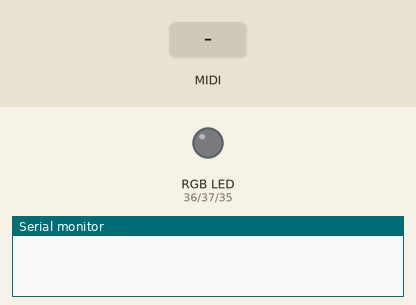
Recording of a sketch running on a simulated Teensy 4. Shown: an RGB LED mixed from three pins (HIGH = lit), the last lines printed to the serial monitor. Inputs (shaded band) come from the test bench.

Above: at 1.2 s.
1.3 s: MIDI note 60 received
At 1.45 s:
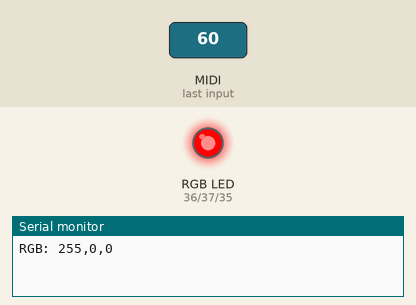
Timing chart, 0 to 4.3 s (numbered marks = the images above; inputs shaded):
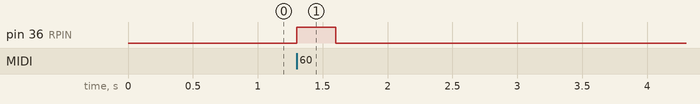

The sketch:

RGBMidi.ino
```cpp
#include "RGB.h"

#define RPIN 36
#define GPIN 37
#define BPIN 35

RGB rgb(RPIN, GPIN, BPIN);

void setup()
{
  rgb.init();
  rgb.set(0, 0, 0);

  Serial.begin(9600);
  usbMIDI.setHandleNoteOn(rgbOn);
  usbMIDI.setHandleNoteOff(rgbOff);
}

void loop()
{
  usbMIDI.read();
}

void rgbOn(byte channel, byte note, byte velocity)
{
  if (note == 60)
  {
    rgb.setRed(255);
  }
  else if (note == 61)
  {
    rgb.setGreen(255);
  }
  else if (note == 62)
  {
    rgb.setBlue(255);
  }
  printRGB();
}

void rgbOff(byte channel, byte note, byte velocity)
{
  if (note == 60)
  {
    rgb.setRed(0);
  }
  else if (note == 61)
  {
    rgb.setGreen(0);
  }
  else if (note == 62)
  {
    rgb.setBlue(0);
  }
  printRGB();
}

void printRGB() {
  Serial.print("RGB: ");
  Serial.print(rgb.getRed());
  Serial.print(",");
  Serial.print(rgb.getGreen());
  Serial.print(",");
  Serial.println(rgb.getBlue());
}
```

RGB.cpp
```cpp
/*
 * RGB.h - RGB LED handler class
 * Created by JP Yepez, Jul 2020.
 * Victoria University of Wellington
*/

#include "Arduino.h"
#include "RGB.h"

RGB::RGB(int rPin, int gPin, int bPin) : redVal(0), greenVal(0), blueVal(0)
{

    redPin = rPin;
    greenPin = gPin;
    bluePin = bPin;
}

void RGB::init()
{
    pinMode(redPin, OUTPUT);
    pinMode(greenPin, OUTPUT);
    pinMode(bluePin, OUTPUT);
}

void RGB::init(int rPin, int gPin, int bPin)
{
    pinMode(rPin, OUTPUT);
    pinMode(gPin, OUTPUT);
    pinMode(bPin, OUTPUT);
}

void RGB::set(int rValue, int gValue, int bValue)
{
    redVal = rValue;
    greenVal = gValue;
    blueVal = bValue;
    analogWrite(redPin, rValue);
    analogWrite(greenPin, gValue);
    analogWrite(bluePin, bValue);
}

void RGB::setRed(int rValue)
{
    redVal = rValue;
    analogWrite(redPin, rValue);
}

void RGB::setGreen(int gValue)
{
    greenVal = gValue;
    analogWrite(greenPin, gValue);
}

void RGB::setBlue(int bValue)
{
    blueVal = bValue;
    analogWrite(bluePin, bValue);
}
```

RGB.h
```cpp
/*
 * RGB.h - RGB LED handler class
 * Created by JP Yepez, Jul 2020.
 * Victoria University of Wellington
*/

#ifndef RGB_h
#define RGB_h

#include "Arduino.h"

class RGB
{
private:
    int redPin;
    int greenPin;
    int bluePin;
    int redVal;
    int greenVal;
    int blueVal;

public:
    RGB(int, int, int);

    void init();
    void init(int, int, int);
    void set(int, int, int);

    void setRed(int);
    void setGreen(int);
    void setBlue(int);

    int getRed() { return redVal; };
    int getGreen() { return greenVal; };
    int getBlue() { return blueVal; };
};

#endif
```

Measured:
- after the input at 1.3 s, pin 36 (RPIN): LOW → HIGH at once, → LOW 0.30 s later
